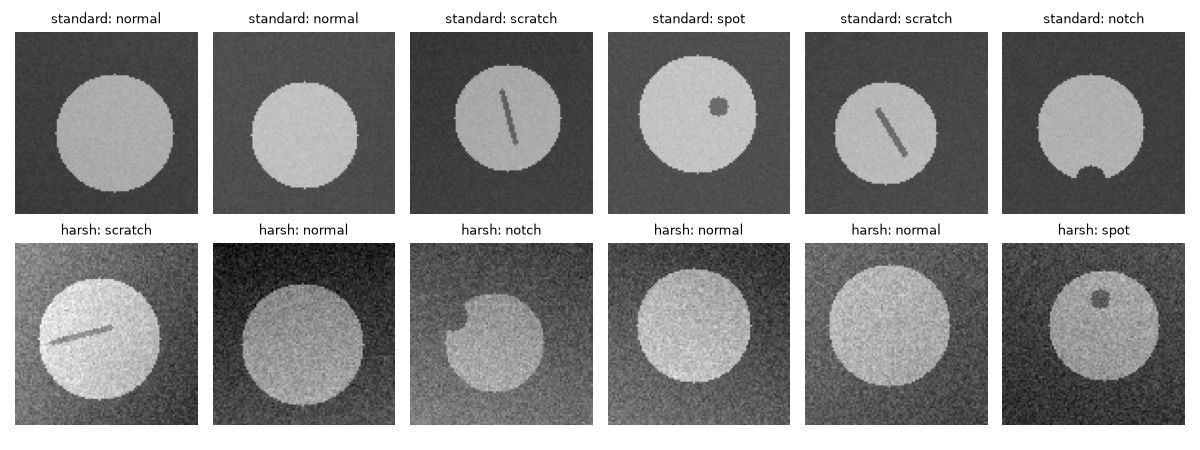
#> input picture assets/samples.png, 1200 x 450 px
$ python -i rule_based.py   (imports and definitions only)
#> lines starting #> are read from the running program, lines starting #| are printed output that depends on the picture; after the words box and inside, x2 and y2 are one past the last pixel; in counts of white or black regions, pixels touching at a corner belong together
"""Classic OpenCV pipeline: segment the part, measure its shape and surface, apply thresholds.

- notch   -> the outline is no longer convex  -> low solidity
- scratch -> dark pixels inside the part      -> high dark ratio
- spot    -> dark pixels inside the part      -> high dark ratio
"""

import math

import cv2
import numpy as np

from defect_detection.config import (BLUR_KERNEL, CANNY_HIGH, CANNY_LOW, DARK_DELTA, DARK_RATIO_GRID,
                                     ERODE_ITERATIONS, ERODE_KERNEL, SOLIDITY_GRID)
from defect_detection.metrics import binary_scores

GRAY_MAX = 255
FEATURE_NAMES = ["solidity", "circularity", "dark_ratio", "area_ratio", "inner_std", "edge_density"]
# Returned when no part is found: looks maximally defective
MISSING_PART_FEATURES = [0.0, 0.0, 1.0, 0.0, 0.0, 1.0]


def segment_part(gray):
    """Otsu threshold, then keep the largest outer contour as the part."""
    blur = cv2.GaussianBlur(gray, BLUR_KERNEL, 0)
    _, mask = cv2.threshold(blur, 0, GRAY_MAX, cv2.THRESH_BINARY + cv2.THRESH_OTSU)
    contours, _ = cv2.findContours(mask, cv2.RETR_EXTERNAL, cv2.CHAIN_APPROX_SIMPLE)
    if len(contours) == 0:
        return blur, None
    return blur, max(contours, key=cv2.contourArea)


def shape_features(contour, image_area):
    area = cv2.contourArea(contour)
    hull_area = cv2.contourArea(cv2.convexHull(contour))
    perimeter = cv2.arcLength(contour, True)
    solidity = area / hull_area if hull_area > 0 else 0.0
    circularity = 4 * math.pi * area / perimeter ** 2 if perimeter > 0 else 0.0
    return solidity, circularity, area / image_area


def surface_features(gray, blur, contour):
    """Look only inside the part (eroded so the bright/dark border is excluded)."""
    mask = np.zeros_like(blur)
    cv2.drawContours(mask, [contour], -1, GRAY_MAX, cv2.FILLED)
    inner = cv2.erode(mask, np.ones(ERODE_KERNEL, np.uint8), iterations=ERODE_ITERATIONS) > 0
    if inner.sum() == 0:
        return 1.0, 0.0, 1.0
    pixels = blur[inner].astype(np.float32)
    dark_ratio = float(np.mean(pixels < np.median(pixels) - DARK_DELTA))
    edges = cv2.Canny(gray, CANNY_LOW, CANNY_HIGH) > 0
    return dark_ratio, float(pixels.std()), float(edges[inner].mean())


def extract_features(image):
    """BGR image -> list of FEATURE_NAMES values."""
    gray = cv2.cvtColor(image, cv2.COLOR_BGR2GRAY)
    blur, contour = segment_part(gray)
    if contour is None:
        return list(MISSING_PART_FEATURES)
    solidity, circularity, area_ratio = shape_features(contour, gray.size)
    dark_ratio, inner_std, edge_density = surface_features(gray, blur, contour)
    return [solidity, circularity, dark_ratio, area_ratio, inner_std, edge_density]


def features_of(images):
    return np.array([extract_features(image) for image in images])


def predict_rule(features, solidity_min, dark_ratio_max):
    solidity = features[:, FEATURE_NAMES.index("solidity")]
    dark_ratio = features[:, FEATURE_NAMES.index("dark_ratio")]
    return ((solidity < solidity_min) | (dark_ratio > dark_ratio_max)).astype(int)


def tune_rule(features, labels):
    """Grid-search the two thresholds for the best F1 on the training set."""
    best = (0.0, None, None)
    for solidity_min in np.linspace(*SOLIDITY_GRID):
        for dark_ratio_max in np.linspace(*DARK_RATIO_GRID):
            f1 = binary_scores(labels, predict_rule(features, solidity_min, dark_ratio_max))["f1"]
            if f1 > best[0]:
                best = (f1, float(solidity_min), float(dark_ratio_max))
    return best[1], best[2]

>>> import cv2
>>> picture = cv2.imread('../assets/samples.png')
#> picture is the input picture: shape (450, 1200, 3); min 0, max 255, mean 142.2
>>> result = extract_features(picture)
#> in segment_part, `_, mask = cv2.threshold(blur, 0, GRAY_MAX, cv2.THRESH_BINARY + cv2.THR..`:
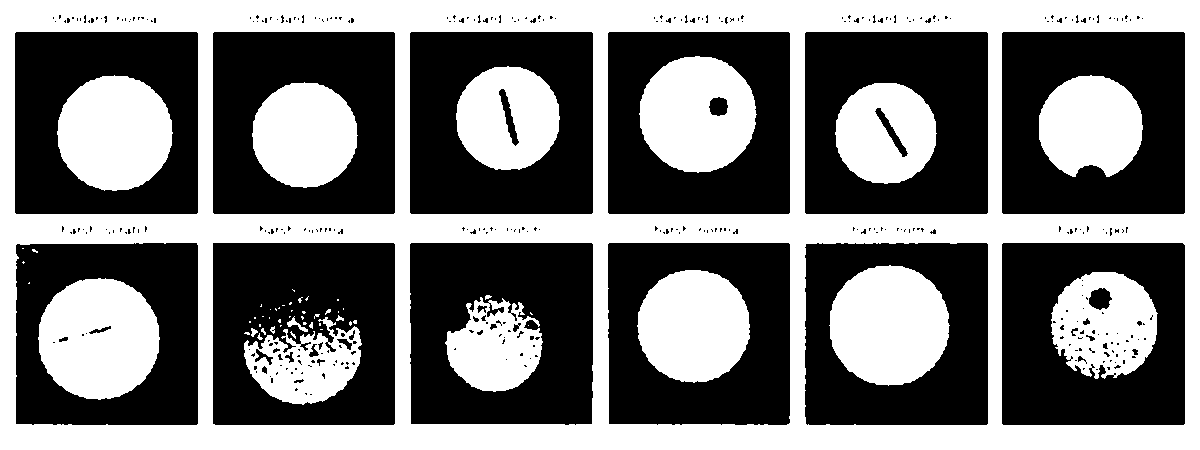
#> mask: shape (450, 1200); 46% white; 59 white regions (41 under 20 px), largest, box (x1, y1, x2, y2) and area: (0, 0, 1200, 450) 141038, (38, 278, 160, 400) 11544, (829, 265, 950, 386) 11385
#> in segment_part, `contours, _ = cv2.findContours(mask, cv2.RETR_EXTERNAL, cv2.CHAIN_APPR..`: contours = [[[0, 0], [0, 449], [1199, 449], [1199, 0]]]
#> in extract_features, `blur, contour = segment_part(gray)`: contour = [[0, 0], [0, 449], [1199, 449], [1199, 0]]
#> in shape_features, `area = cv2.contourArea(contour)`: area = 538351
#> in shape_features, `perimeter = cv2.arcLength(contour, True)`: perimeter = 3296
#> in shape_features, `solidity = area / hull_area if hull_area > 0 else 0.0`: solidity = 1
#> in shape_features, `circularity = 4 * math.pi * area / perimeter ** 2 if perimeter > 0 els..`: circularity = 0.623
#> in extract_features, `solidity, circularity, area_ratio = shape_features(contour, gray.size)`: solidity = 1; circularity = 0.623; area_ratio = 0.997
#> in surface_features, `cv2.drawContours(mask, [contour], -1, GRAY_MAX, cv2.FILLED)`: mask: shape (450, 1200); every value is 255
#> in surface_features, `inner = cv2.erode(mask, np.ones(ERODE_KERNEL, np.uint8), iterations=ER..`: inner: shape (450, 1200) bool; every value is 1
#> in surface_features, `dark_ratio = float(np.mean(pixels < np.median(pixels) - DARK_DELTA))`: dark_ratio = 0.384
#> in surface_features, `edges = cv2.Canny(gray, CANNY_LOW, CANNY_HIGH) > 0`:
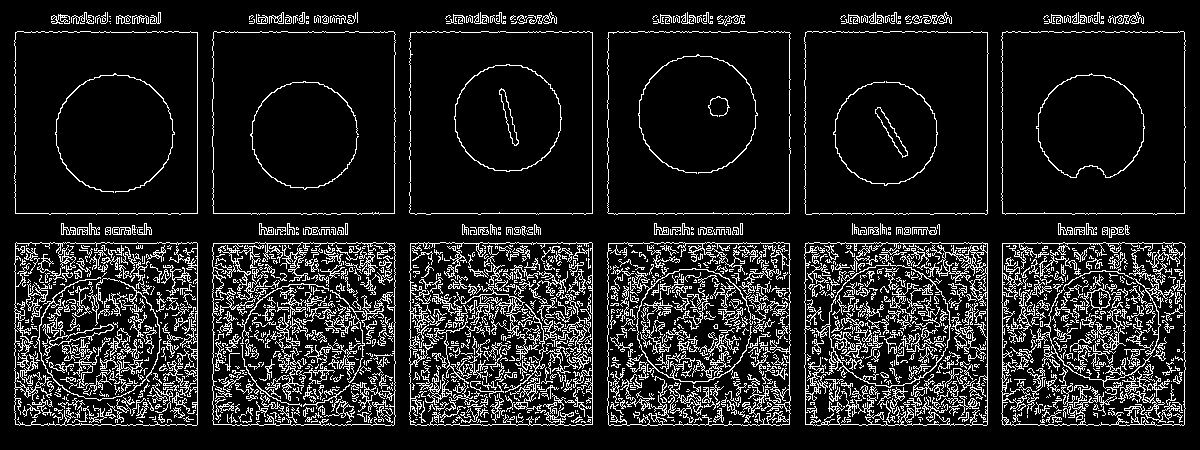
#> edges: shape (450, 1200) bool; 12.9% white in thin lines or dots, all inside (x1, y1, x2, y2) = (14, 12, 1186, 426)
#> in extract_features, `dark_ratio, inner_std, edge_density = surface_features(gray, blur, con..`: inner_std = 75.39; edge_density = 0.129
#> result = [1, 0.623, 0.384, 0.997, 75.39, 0.129]
